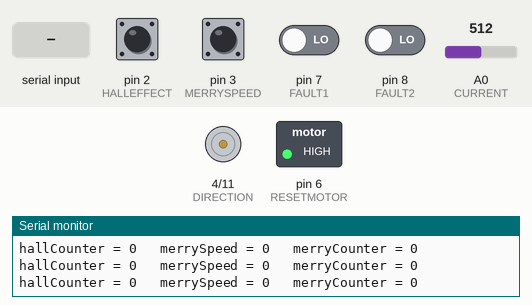
Simulated run of this sketch. Board: Arduino Uno, built with avr-gcc and run on an emulated ATmega328P. Shown: direction and speed pins drawn as motors (green arrow = direction pin HIGH = forward, orange = LOW = backward, longer = more drive), switched loads named in the sketch (green lamp = pin HIGH), the last lines printed to the serial monitor. Inputs (shaded band) come from the test bench; at power-on: pin 2 (HALLEFFECT), pin 3 (MERRYSPEED) HIGH, pin 7 (FAULT1), pin 8 (FAULT2) LOW, A0 (CURRENT) = 512.

Above: at 1.2 s.
1.3 s: "f" received over Serial
At 2.1 s:
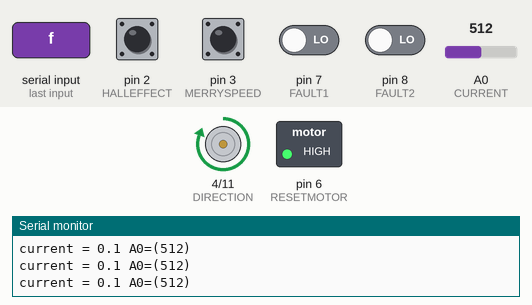
3.8 s: "r" received over Serial
At 4.6 s:
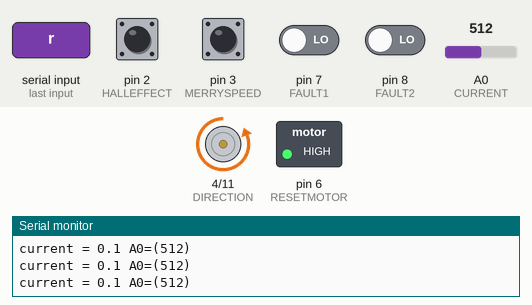
12.6 s: "F" received over Serial
At 23.6 s:
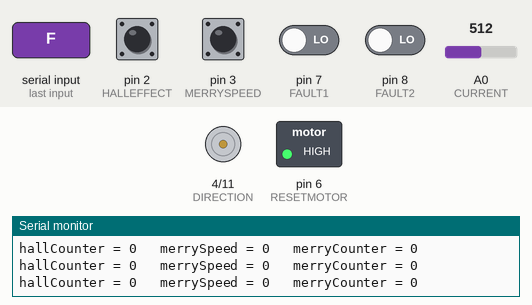
Timing chart, 0 to 24.1 s (numbered marks = the images above; inputs shaded):
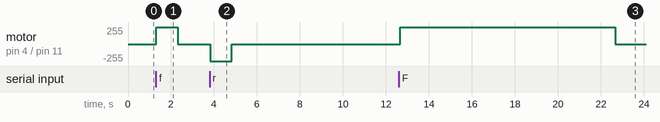

The sketch:

merrygo.ino
```cpp
// merrygo v0.1 by jake@spaz.org
// drives (and reports from) a Pololu #1457
// https://www.pololu.com/product/1457
#define BAUDRATE 57600 // set serial baud rate here
#define FAULT1 7 // FF1 pin from Pololu #1457
#define FAULT2 8 // FF2 pin from Pololu #1457
#define RESETMOTOR 6 // active low to reset motor controller
#define PWMHI 11 // active high to enable motor drive
#define DIRECTION 4 // HIGH =  LOW =
#define MERRYSPEED 3 // (int1) reed switch shorting to ground (needs pullup)
#define HALLEFFECT 2 // (int0) fed through a 2N3904 from sensor (needs pullup)
#define LEDPIN 13 // this LED follows the hall effect signal by software
#define CURRENT A0 // motor current sense ADC pin
#define CURRENTZERO 511 // this value equals zero current
#define CURRENTCOEFFICIENT 13.517 // 512 = 2.5v, @ 0.066V per A, 512 / (2.5V / 0.066V) = 13.517
#define OVERSAMPLING 25 // how many times to average analogReads
#define MERRYSPEED_DEBOUNCE 100 // minimum time between events to avoid switch bounce

volatile int hallCounter = 0; // stores the count from the hall effect sensor (relative brake position)
volatile unsigned long merryCounter = 0; // stores the count from the reed switch sensor (odometer :)
volatile unsigned long merryLastTime; // stores the last time merryCount() was called
volatile unsigned long merrySpeed; // stores the count from the hall effect sensor
bool directionFwd = true; // stores the direction we are going (for hallCounter ISR)

void setup() {
  Serial.begin(BAUDRATE);
  Serial.println("merrogo speed regulator v0.1");
  pinMode(RESETMOTOR,OUTPUT);
  digitalWrite(RESETMOTOR,HIGH); // active low to reset motor controller
  pinMode(PWMHI,OUTPUT);
  pinMode(DIRECTION,OUTPUT);
  digitalWrite(MERRYSPEED,HIGH); // enable internal pullup resistor
  digitalWrite(HALLEFFECT,HIGH); // enable internal pullup resistor
  attachInterrupt(1, merryCount, FALLING); // call merryCount() on falling edge
  attachInterrupt(0, hallCount, CHANGE); // call hallCount() on state change
}

void loop() {
  delay(100); // keep from jamming the serial port
  Serial.print("hallCounter = ");
  Serial.print(hallCounter);
  Serial.print("   merrySpeed = ");
  Serial.print(merrySpeed);
  Serial.print("   merryCounter = ");
  Serial.println(merryCounter);
  if (faultNum()) {
    Serial.print("FAULT!  ");
    Serial.println(faultMessage());
  }
  if (Serial.available() > 0) {
    char inByte = Serial.read();
    Serial.println(inByte); // print the char you hit
    if (inByte == 'f') { // forward
      directionFwd = true; // set direction
      runMotor(1000); // run motor for 1000 milliseconds
    } else
    if (inByte == 'r') { // reverse
      directionFwd = false; // set direction
      runMotor(1000); // run motor for 1000 milliseconds
    } else
    if (inByte == 'F') { // FORWARD
      directionFwd = true; // set direction
      runMotor(10000); // run motor for 10 seconds
    } else
    if (inByte == 'R') { // REVERSE
      directionFwd = false; // set direction
      runMotor(10000); // run motor for 10 seconds
    } else {
      Serial.println("commands are [f]orward 1 second, [r]everse 1 second, [F]ORWARD 10 sec, [R]EVERSE 10 sec");
      while (Serial.available() > 0) inByte = Serial.read(); // empty the serial buffer
    }
  }
}

void merryCount() {
  unsigned long _debounce = millis() - merryLastTime; // store the time since last tick
  if (_debounce > MERRYSPEED_DEBOUNCE) {
    merryCounter++; // tick the odometer
    merrySpeed = _debounce; // store the time since last tick
    merryLastTime = millis(); // update the timestamp
  }
}

void hallCount() {
  if (directionFwd) { // we know the direction because we're turning it
    hallCounter++;
  } else {
    hallCounter--;
  }
  digitalWrite(LEDPIN,digitalRead(HALLEFFECT)); // make LED follow hall effect input pin
}

void runMotor(unsigned long timeToRun) {
  unsigned long motorStart = millis(); // time when we started running the motor
  digitalWrite(DIRECTION,directionFwd); // change this if the hardware goes backwards
  digitalWrite(PWMHI,HIGH); // turn motor on full power (you could do analogWrite() to PWM it)
  while (millis() - motorStart < timeToRun) {
    Serial.print("current = ");
    Serial.print(getCurrent(),1);
    Serial.print(" A0=(");
    Serial.print(analogRead(CURRENT));
    Serial.println(")");
    delay(10);
  }
  digitalWrite(PWMHI,LOW); // turn off the motor, we're done
}

byte faultNum() {
  byte _fault = 0;
  if (digitalRead(FAULT1)) _fault += 1;
  if (digitalRead(FAULT2)) _fault += 2;
  return _fault;
}

String faultMessage() {
  switch (faultNum()) {
    case 0:
      return "No fault";
    case 1:
      return "Over temperature";
    case 2:
      return "Short circuit";
    case 3:
      return "Under voltage";
  }
}

float getCurrent() {
  int adder = 0;
  for (int i = 0; i < OVERSAMPLING; i++) {
    adder += analogRead(CURRENT) - CURRENTZERO; // sign corresponds to current direction
  }
  float _current = ((float)adder / (float)OVERSAMPLING) / CURRENTCOEFFICIENT;
  return _current; // don't try return with a long equation, it's flaky
}
```

Measured:
- after the input at 1.3 s, motor on pin 4 (DIRECTION) / pin 11 (PWMHI): stopped → forward 255/255 at once, → stopped 1.0 s later
- after the input at 3.8 s, motor on pin 4 (DIRECTION) / pin 11 (PWMHI): stopped → backward 255/255 at once, → stopped 1.0 s later
- after the input at 12.6 s, motor on pin 4 (DIRECTION) / pin 11 (PWMHI): stopped → forward 255/255 after 0.08 s, → stopped 10.0 s later
